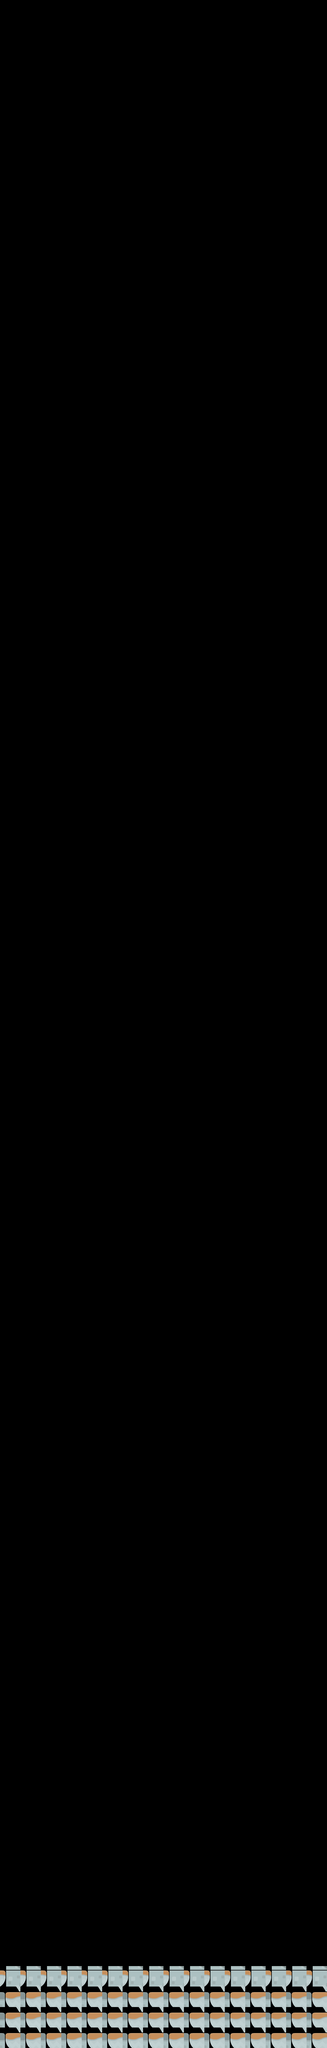

A level layout from a 2D game, rendered from its tile map. Below: a short description, then the map file with its tile-grid data intact:
An orthogonal 16x100 tile map with 70x70 px tiles, 1 tile layer (Tile Layer 1).

<map version="1.2" tiledversion="1.2.3" orientation="orthogonal" renderorder="right-down" width="16" height="100" tilewidth="70" tileheight="70" infinite="0" nextlayerid="2" nextobjectid="1">
 <tileset firstgid="1" source="tiles_spritesheet.tsx" />
 <layer id="1" name="Tile Layer 1" width="16" height="100">
  <data encoding="csv">
0,0,0,0,0,0,0,0,0,0,0,0,0,0,0,0,
0,0,0,0,0,0,0,0,0,0,0,0,0,0,0,0,
0,0,0,0,0,0,0,0,0,0,0,0,0,0,0,0,
0,0,0,0,0,0,0,0,0,0,0,0,0,0,0,0,
0,0,0,0,0,0,0,0,0,0,0,0,0,0,0,0,
0,0,0,0,0,0,0,0,0,0,0,0,0,0,0,0,
0,0,0,0,0,0,0,0,0,0,0,0,0,0,0,0,
0,0,0,0,0,0,0,0,0,0,0,0,0,0,0,0,
0,0,0,0,0,0,0,0,0,0,0,0,0,0,0,0,
0,0,0,0,0,0,0,0,0,0,0,0,0,0,0,0,
0,0,0,0,0,0,0,0,0,0,0,0,0,0,0,0,
0,0,0,0,0,0,0,0,0,0,0,0,0,0,0,0,
0,0,0,0,0,0,0,0,0,0,0,0,0,0,0,0,
0,0,0,0,0,0,0,0,0,0,0,0,0,0,0,0,
0,0,0,0,0,0,0,0,0,0,0,0,0,0,0,0,
0,0,0,0,0,0,0,0,0,0,0,0,0,0,0,0,
0,0,0,0,0,0,0,0,0,0,0,0,0,0,0,0,
0,0,0,0,0,0,0,0,0,0,0,0,0,0,0,0,
0,0,0,0,0,0,0,0,0,0,0,0,0,0,0,0,
0,0,0,0,0,0,0,0,0,0,0,0,0,0,0,0,
0,0,0,0,0,0,0,0,0,0,0,0,0,0,0,0,
0,0,0,0,0,0,0,0,0,0,0,0,0,0,0,0,
0,0,0,0,0,0,0,0,0,0,0,0,0,0,0,0,
0,0,0,0,0,0,0,0,0,0,0,0,0,0,0,0,
0,0,0,0,0,0,0,0,0,0,0,0,0,0,0,0,
0,0,0,0,0,0,0,0,0,0,0,0,0,0,0,0,
0,0,0,0,0,0,0,0,0,0,0,0,0,0,0,0,
0,0,0,0,0,0,0,0,0,0,0,0,0,0,0,0,
0,0,0,0,0,0,0,0,0,0,0,0,0,0,0,0,
0,0,0,0,0,0,0,0,0,0,0,0,0,0,0,0,
0,0,0,0,0,0,0,0,0,0,0,0,0,0,0,0,
0,0,0,0,0,0,0,0,0,0,0,0,0,0,0,0,
0,0,0,0,0,0,0,0,0,0,0,0,0,0,0,0,
0,0,0,0,0,0,0,0,0,0,0,0,0,0,0,0,
0,0,0,0,0,0,0,0,0,0,0,0,0,0,0,0,
0,0,0,0,0,0,0,0,0,0,0,0,0,0,0,0,
0,0,0,0,0,0,0,0,0,0,0,0,0,0,0,0,
0,0,0,0,0,0,0,0,0,0,0,0,0,0,0,0,
0,0,0,0,0,0,0,0,0,0,0,0,0,0,0,0,
0,0,0,0,0,0,0,0,0,0,0,0,0,0,0,0,
0,0,0,0,0,0,0,0,0,0,0,0,0,0,0,0,
0,0,0,0,0,0,0,0,0,0,0,0,0,0,0,0,
0,0,0,0,0,0,0,0,0,0,0,0,0,0,0,0,
0,0,0,0,0,0,0,0,0,0,0,0,0,0,0,0,
0,0,0,0,0,0,0,0,0,0,0,0,0,0,0,0,
0,0,0,0,0,0,0,0,0,0,0,0,0,0,0,0,
0,0,0,0,0,0,0,0,0,0,0,0,0,0,0,0,
0,0,0,0,0,0,0,0,0,0,0,0,0,0,0,0,
0,0,0,0,0,0,0,0,0,0,0,0,0,0,0,0,
0,0,0,0,0,0,0,0,0,0,0,0,0,0,0,0,
0,0,0,0,0,0,0,0,0,0,0,0,0,0,0,0,
0,0,0,0,0,0,0,0,0,0,0,0,0,0,0,0,
0,0,0,0,0,0,0,0,0,0,0,0,0,0,0,0,
0,0,0,0,0,0,0,0,0,0,0,0,0,0,0,0,
0,0,0,0,0,0,0,0,0,0,0,0,0,0,0,0,
0,0,0,0,0,0,0,0,0,0,0,0,0,0,0,0,
0,0,0,0,0,0,0,0,0,0,0,0,0,0,0,0,
0,0,0,0,0,0,0,0,0,0,0,0,0,0,0,0,
0,0,0,0,0,0,0,0,0,0,0,0,0,0,0,0,
0,0,0,0,0,0,0,0,0,0,0,0,0,0,0,0,
0,0,0,0,0,0,0,0,0,0,0,0,0,0,0,0,
0,0,0,0,0,0,0,0,0,0,0,0,0,0,0,0,
0,0,0,0,0,0,0,0,0,0,0,0,0,0,0,0,
0,0,0,0,0,0,0,0,0,0,0,0,0,0,0,0,
0,0,0,0,0,0,0,0,0,0,0,0,0,0,0,0,
0,0,0,0,0,0,0,0,0,0,0,0,0,0,0,0,
0,0,0,0,0,0,0,0,0,0,0,0,0,0,0,0,
0,0,0,0,0,0,0,0,0,0,0,0,0,0,0,0,
0,0,0,0,0,0,0,0,0,0,0,0,0,0,0,0,
0,0,0,0,0,0,0,0,0,0,0,0,0,0,0,0,
0,0,0,0,0,0,0,0,0,0,0,0,0,0,0,0,
0,0,0,0,0,0,0,0,0,0,0,0,0,0,0,0,
0,0,0,0,0,0,0,0,0,0,0,0,0,0,0,0,
0,0,0,0,0,0,0,0,0,0,0,0,0,0,0,0,
0,0,0,0,0,0,0,0,0,0,0,0,0,0,0,0,
0,0,0,0,0,0,0,0,0,0,0,0,0,0,0,0,
0,0,0,0,0,0,0,0,0,0,0,0,0,0,0,0,
0,0,0,0,0,0,0,0,0,0,0,0,0,0,0,0,
0,0,0,0,0,0,0,0,0,0,0,0,0,0,0,0,
0,0,0,0,0,0,0,0,0,0,0,0,0,0,0,0,
0,0,0,0,0,0,0,0,0,0,0,0,0,0,0,0,
0,0,0,0,0,0,0,0,0,0,0,0,0,0,0,0,
0,0,0,0,0,0,0,0,0,0,0,0,0,0,0,0,
0,0,0,0,0,0,0,0,0,0,0,0,0,0,0,0,
0,0,0,0,0,0,0,0,0,0,0,0,0,0,0,0,
0,0,0,0,0,0,0,0,0,0,0,0,0,0,0,0,
0,0,0,0,0,0,0,0,0,0,0,0,0,0,0,0,
0,0,0,0,0,0,0,0,0,0,0,0,0,0,0,0,
0,0,0,0,0,0,0,0,0,0,0,0,0,0,0,0,
0,0,0,0,0,0,0,0,0,0,0,0,0,0,0,0,
0,0,0,0,0,0,0,0,0,0,0,0,0,0,0,0,
0,0,0,0,0,0,0,0,0,0,0,0,0,0,0,0,
0,0,0,0,0,0,0,0,0,0,0,0,0,0,0,0,
0,0,0,0,0,0,0,0,0,0,0,0,0,0,0,0,
0,0,0,0,0,0,0,0,0,0,0,0,0,0,0,0,
0,0,0,0,0,0,0,0,0,0,0,0,0,0,0,0,
116,116,116,116,116,116,116,116,116,116,116,116,116,116,116,116,
141,141,141,141,141,141,141,141,141,141,141,141,141,141,141,141,
141,141,141,141,141,141,141,141,141,141,141,141,141,141,141,141,
141,141,141,141,141,141,141,141,141,141,141,141,141,141,141,141
</data>
 </layer>
</map>
